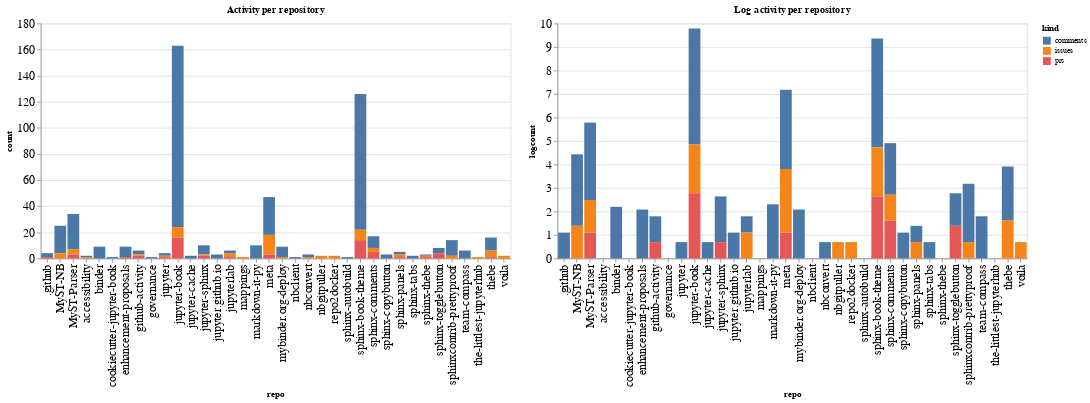

Notebook code for this chart:
### Code cell
ch1 = alt.Chart(repo_summaries, width=600, title="Activity per repository").mark_bar().encode(
    x='repo',
    y='count',
    color='kind',
    tooltip="kind"
)

ch2 = alt.Chart(repo_summaries, width=600, title="Log activity per repository").mark_bar().encode(
    x='repo',
    y='logcount',
    color='kind',
    tooltip="kind"
)

ch1 | ch2

### Figure 1 — Vega-Lite specification as saved in the notebook (floating-point values rounded to 4 significant figures)
{"config": {"axisLeft": {"labelFontSize": 15}, "axisBottom": {"labelFontSize": 15}}, "hconcat": [{"mark": "bar", "encoding": {"color": {"type": "nominal", "field": "kind"}, "tooltip": {"type": "nominal", "field": "kind"}, "x": {"type": "nominal", "field": "repo"}, "y": {"type": "quantitative", "field": "count"}}, "title": "Activity per repository", "width": 600}, {"mark": "bar", "encoding": {"color": {"type": "nominal", "field": "kind"}, "tooltip": {"type": "nominal", "field": "kind"}, "x": {"type": "nominal", "field": "repo"}, "y": {"type": "quantitative", "field": "logcount"}}, "title": "Log activity per repository", "width": 600}], "data": {"name": "data-4380ecd796ac698acf166d196c1bf6f9"}, "$schema": "https://vega.github.io/schema/vega-lite/v4.8.1.json", "datasets": {"data-4380ecd796ac698acf166d196c1bf6f9": [{"repo": ".github", "kind": "comments", "count": 3, "logcount": 1.099}, {"repo": ".github", "kind": "prs", "count": 1, "logcount": 0.0}, {"repo": "MyST-NB", "kind": "comments", "count": 21, "logcount": 3.045}, {"repo": "MyST-NB", "kind": "issues", "count": 4, "logcount": 1.386}, {"repo": "MyST-Parser", "kind": "comments", "count": 27, "logcount": 3.296}, {"repo": "MyST-Parser", "kind": "issues", "count": 4, "logcount": 1.386}, {"repo": "MyST-Parser", "kind": "prs", "count": 3, "logcount": 1.099}, {"repo": "accessibility", "kind": "comments", "count": 1, "logcount": 0.0}, {"repo": "accessibility", "kind": "issues", "count": 1, "logcount": 0.0}, {"repo": "binder", "kind": "comments", "count": 9, "logcount": 2.197}, {"repo": "cookiecutter-jupyter-book", "kind": "comments", "count": 1, "logcount": 0.0}, {"repo": "enhancement-proposals", "kind": "comments", "count": 8, "logcount": 2.079}, {"repo": "enhancement-proposals", "kind": "prs", "count": 1, "logcount": 0.0}, {"repo": "github-activity", "kind": "comments", "count": 3, "logcount": 1.099}, {"repo": "github-activity", "kind": "issues", "count": 1, "logcount": 0.0}, {"repo": "github-activity", "kind": "prs", "count": 2, "logcount": 0.6931}, {"repo": "governance", "kind": "comments", "count": 1, "logcount": 0.0}, {"repo": "jupyter", "kind": "comments", "count": 2, "logcount": 0.6931}, {"repo": "jupyter", "kind": "issues", "count": 1, "logcount": 0.0}, {"repo": "jupyter", "kind": "prs", "count": 1, "logcount": 0.0}, {"repo": "jupyter-book", "kind": "comments", "count": 139, "logcount": 4.934}, {"repo": "jupyter-book", "kind": "issues", "count": 8, "logcount": 2.079}, {"repo": "jupyter-book", "kind": "prs", "count": 16, "logcount": 2.773}, {"repo": "jupyter-cache", "kind": "comments", "count": 2, "logcount": 0.6931}, {"repo": "jupyter-sphinx", "kind": "comments", "count": 7, "logcount": 1.946}, {"repo": "jupyter-sphinx", "kind": "issues", "count": 1, "logcount": 0.0}, {"repo": "jupyter-sphinx", "kind": "prs", "count": 2, "logcount": 0.6931}, {"repo": "jupyter.github.io", "kind": "comments", "count": 3, "logcount": 1.099}, {"repo": "jupyterlab", "kind": "comments", "count": 2, "logcount": 0.6931}, {"repo": "jupyterlab", "kind": "issues", "count": 3, "logcount": 1.099}, {"repo": "jupyterlab", "kind": "prs", "count": 1, "logcount": 0.0}, {"repo": "mappings", "kind": "issues", "count": 1, "logcount": 0.0}, {"repo": "markdown-it-py", "kind": "comments", "count": 10, "logcount": 2.303}, {"repo": "meta", "kind": "comments", "count": 29, "logcount": 3.367}, {"repo": "meta", "kind": "issues", "count": 15, "logcount": 2.708}, {"repo": "meta", "kind": "prs", "count": 3, "logcount": 1.099}, {"repo": "mybinder.org-deploy", "kind": "comments", "count": 8, "logcount": 2.079}, {"repo": "mybinder.org-deploy", "kind": "issues", "count": 1, "logcount": 0.0}, {"repo": "nbclient", "kind": "comments", "count": 1, "logcount": 0.0}, {"repo": "nbconvert", "kind": "comments", "count": 2, "logcount": 0.6931}, {"repo": "nbconvert", "kind": "issues", "count": 1, "logcount": 0.0}, {"repo": "nbgitpuller", "kind": "issues", "count": 2, "logcount": 0.6931}, {"repo": "repo2docker", "kind": "issues", "count": 2, "logcount": 0.6931}, {"repo": "sphinx-autobuild", "kind": "comments", "count": 1, "logcount": 0.0}, {"repo": "sphinx-book-theme", "kind": "comments", "count": 104, "logcount": 4.644}, {"repo": "sphinx-book-theme", "kind": "issues", "count": 8, "logcount": 2.079}, {"repo": "sphinx-book-theme", "kind": "prs", "count": 14, "logcount": 2.639}, {"repo": "sphinx-comments", "kind": "comments", "count": 9, "logcount": 2.197}, {"repo": "sphinx-comments", "kind": "issues", "count": 3, "logcount": 1.099}, {"repo": "sphinx-comments", "kind": "prs", "count": 5, "logcount": 1.609}, {"repo": "sphinx-copybutton", "kind": "comments", "count": 3, "logcount": 1.099}, {"repo": "sphinx-panels", "kind": "comments", "count": 2, "logcount": 0.6931}, {"repo": "sphinx-panels", "kind": "issues", "count": 2, "logcount": 0.6931}, {"repo": "sphinx-panels", "kind": "prs", "count": 1, "logcount": 0.0}, {"repo": "sphinx-tabs", "kind": "comments", "count": 2, "logcount": 0.6931}, {"repo": "sphinx-thebe", "kind": "comments", "count": 1, "logcount": 0.0}, {"repo": "sphinx-thebe", "kind": "issues", "count": 1, "logcount": 0.0}, {"repo": "sphinx-thebe", "kind": "prs", "count": 1, "logcount": 0.0}, {"repo": "sphinx-togglebutton", "kind": "comments", "count": 4, "logcount": 1.386}, {"repo": "sphinx-togglebutton", "kind": "prs", "count": 4, "logcount": 1.386}, {"repo": "sphinxcontrib-prettyproof", "kind": "comments", "count": 12, "logcount": 2.485}, {"repo": "sphinxcontrib-prettyproof", "kind": "issues", "count": 2, "logcount": 0.6931}, {"repo": "team-compass", "kind": "comments", "count": 6, "logcount": 1.792}, {"repo": "the-littlest-jupyterhub", "kind": "issues", "count": 1, "logcount": 0.0}, {"repo": "thebe", "kind": "comments", "count": 10, "logcount": 2.303}, {"repo": "thebe", "kind": "issues", "count": 5, "logcount": 1.609}, {"repo": "thebe", "kind": "prs", "count": 1, "logcount": 0.0}, {"repo": "voila", "kind": "issues", "count": 2, "logcount": 0.6931}]}}
